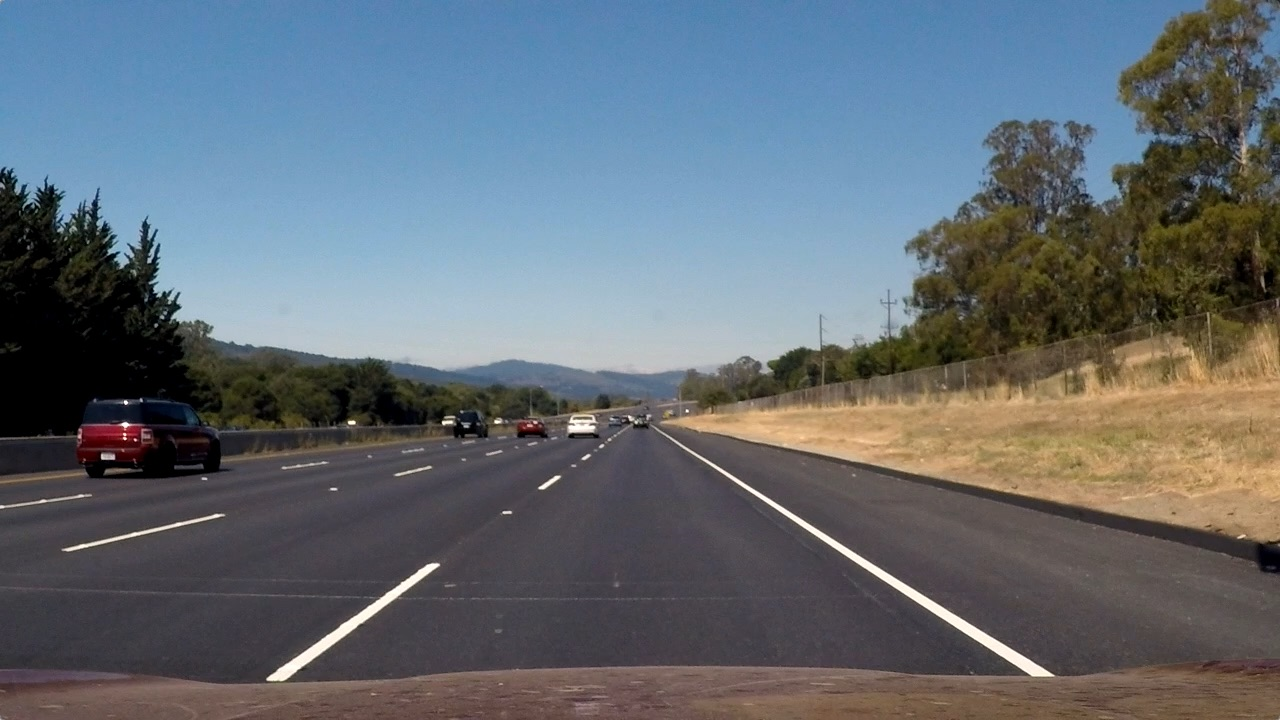
#> input picture image4.jpg, 1280 x 720 px
$ python kod.py
#> lines starting #> are read from the running program, lines starting #| are printed output that depends on the picture; after the words box and inside, x2 and y2 are one past the last pixel; in counts of white or black regions, pixels touching at a corner belong together; long printed decimals are rounded
import cv2
import numpy as np

def serit_filtresi(giris_resim, tau):

    # Çıkış resmini oluştur
    cikis_resim = np.zeros_like(giris_resim, dtype=np.uint8)

    # Şerit filtresini uygula
    satir, sutun = v_kanali.shape
    for i in range(tau, satir - tau):
        for j in range(tau, sutun - tau):
            # Denklemi uygula
            deger = 2 * v_kanali[i, j] - (v_kanali[i - tau, j] + v_kanali[i + tau, j]) - abs(v_kanali[i - tau, j] - v_kanali[i + tau, j])

            # Çıkış resmini güncelle
            cikis_resim[i, j] = np.clip(deger, 0, 255)

    return cikis_resim

def extend_line(rho, theta, length_factor):
    a = np.cos(theta)
    b = np.sin(theta)
    x0 = a * rho
    y0 = b * rho
    x1 = int(x0 - length_factor * (-b))
    y1 = int(y0 - length_factor * (a))
    x2 = int(x0 + length_factor * (-b))
    y2 = int(y0 + length_factor * (a))
    return x1, y1, x2, y2


# Giriş resmini yükle
giris_resim = cv2.imread('image4.jpg')
#> giris_resim is the input picture: shape (720, 1280, 3); mean B, G, R 115.1, 107.7, 99.4

# Giriş resmini HSV uzayına dönüştür
hsv_resim = cv2.cvtColor(giris_resim, cv2.COLOR_BGR2HSV)
#> hsv_resim: shape (720, 1280, 3); mean H, S, V 81.6, 75.9, 127.4

# V (Value) kanalını al
v_kanali = hsv_resim[:, :, 2]
cv2.imshow("hsv uzayi",v_kanali)

##### Şerit filtresini uygula #####
tau = 0  # Şerit kalınlığı
cikis_resim = serit_filtresi(v_kanali, tau)
#> after the loop in serit_filtresi, `for i in range(tau, satir - tau):`:
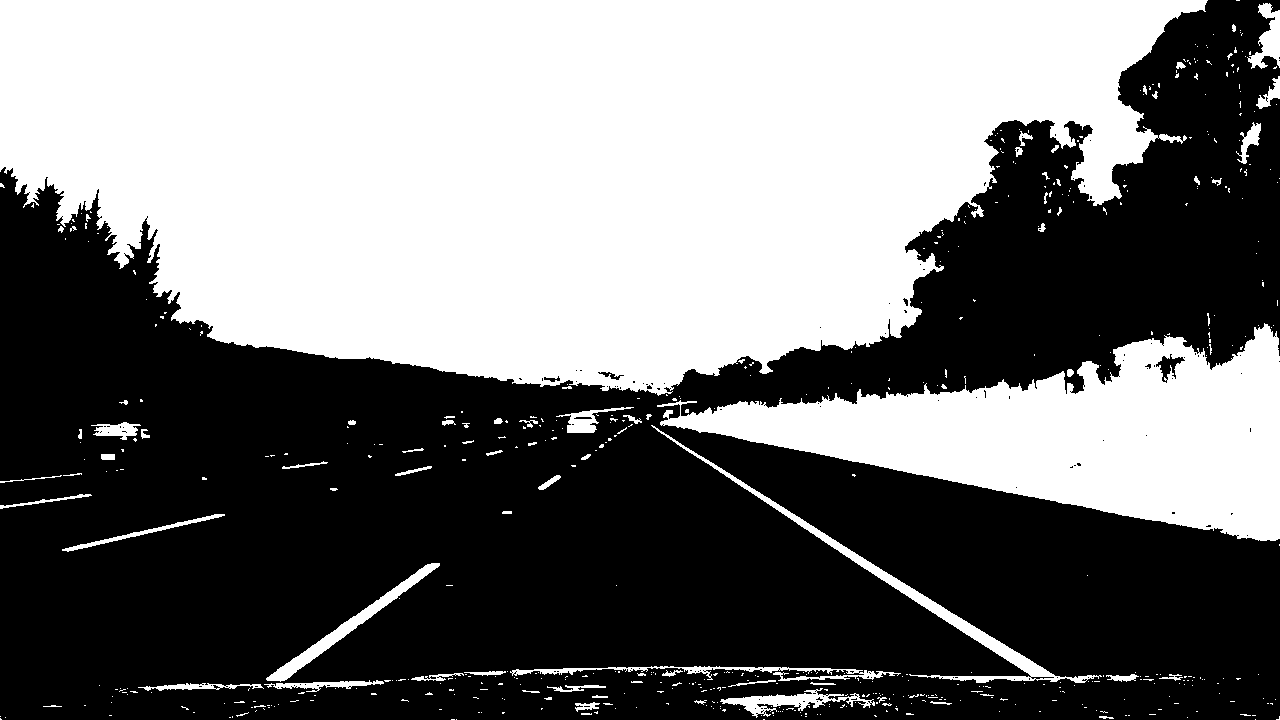
#> cikis_resim: shape (720, 1280); 46.6% white; 571 white regions (494 under 20 px), largest, box (x1, y1, x2, y2) and area: (0, 0, 1208, 396) 347149, (657, 323, 1280, 541) 63275, (651, 425, 1102, 683) 4237

cv2.imshow("serit filteresi",cikis_resim)

# Otsu eşikleme yöntemi ile eşik değerini bul
_, otsu_image = cv2.threshold(cikis_resim, 0, 255, cv2.THRESH_BINARY + cv2.THRESH_OTSU)

cv2.imshow("otsu",otsu_image)
######## Hough dönüşümü ile çizgileri belirleme #######

# Hough dönüşümü uygula
kenarlar = cv2.Canny(otsu_image, 50, 150)
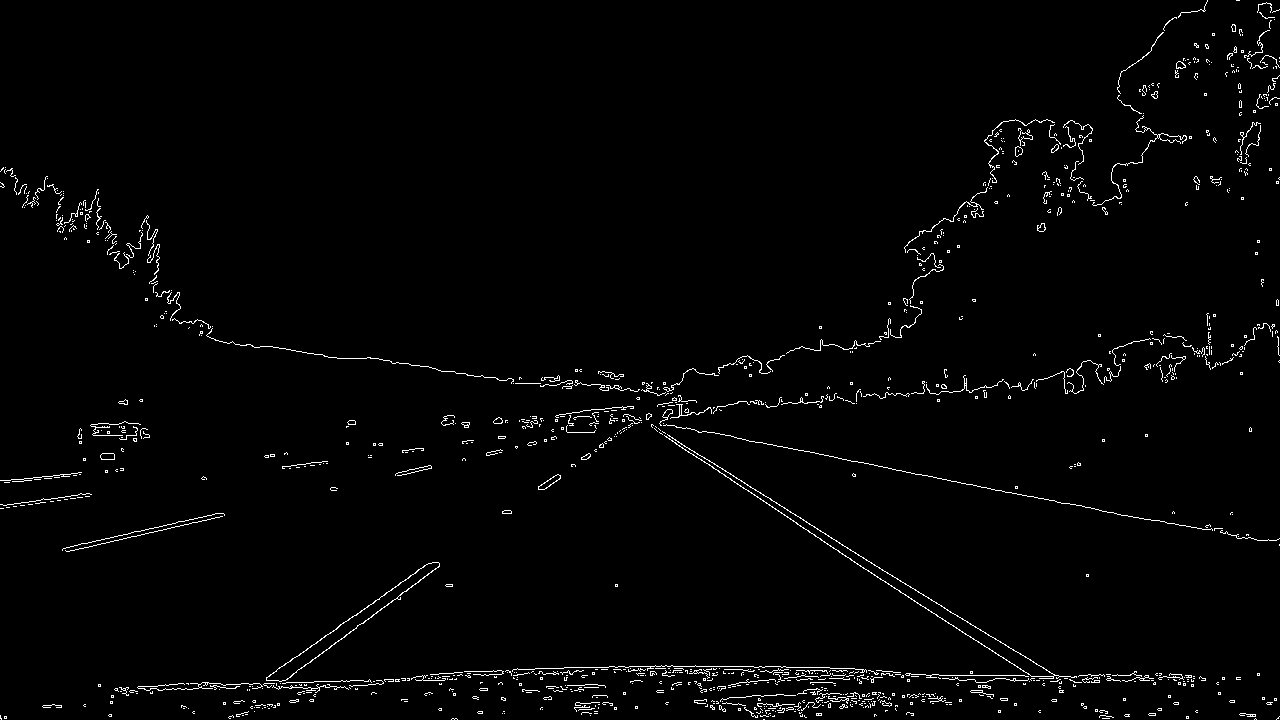
#> kenarlar: shape (720, 1280); 1.8% white in thin lines or dots


# Belirli açı (55.5 ve 40.5) için Hough dönüşümü uygula

lines = cv2.HoughLines(kenarlar, 1, np.deg2rad(55.5) , threshold=100)
#> lines = [[708, 0.969]]

# Hough dönüşümü sonuçlarını çiz
sonuc_resim = np.copy(giris_resim)
for line in lines:
    rho, theta = line[0]
    a = np.cos(theta)
    b = np.sin(theta)
    x0 = a * rho
    y0 = b * rho

    x1 = int(x0 + 1000 * (-b))
    y1 = int(y0 + 1000 * (a))
    x2 = int(x0 - 1000 * (-b))
    y2 = int(y0 - 1000 * (a))

    # Çizgileri çiz
    cv2.line(sonuc_resim, (x1, y1), (x2, y2), (0, 0, 255), 2)  # Kırmızı renk
#> this loop made 1 pass
#> (rho, theta, a, b, x0, y0, x1, y1) on pass 1: (708, 0.969, 0.566, 0.824, 401, 583.5, -423, 1149)
#> sonuc_resim: shape (720, 1280, 3); 0.38% of pixels changed, all inside (x1, y1, x2, y2) = (201, 16, 1227, 720)

# İkinci Hough dönüşümü
lines2 = cv2.HoughLines(kenarlar, 1, np.deg2rad(40.5) , threshold=100)
#> lines2 = [[24, 2.12]]

# İkinci Hough dönüşümü sonuçlarını çiz
for line in lines2:
    rho, theta = line[0]
    a = np.cos(theta)
    b = np.sin(theta)
    x0 = a * rho
    y0 = b * rho
    x1 = int(x0 + 1000 * (-b))
    y1 = int(y0 + 1000 * (a))
    x2 = int(x0 - 1000 * (-b))
    y2 = int(y0 - 1000 * (a))

    # Çizgileri çiz
    cv2.line(sonuc_resim, (x1, y1), (x2, y2), (0, 255, 0), 2)  # Yeşil renk
#> this loop made 1 pass
#> (rho, theta, a, b, x0, y0, x1, y1) on pass 1: (24, 2.12, -0.522, 0.853, -12.54, 20.46, -865, -502)
#> sonuc_resim: shape (720, 1280, 3); mean B, G, R 114.1, 107.5, 99.5

cv2.imshow('seritcizgi', sonuc_resim)

##### UFUK NOKTASI BULMA ######
# İki çizginin kesişim noktasını bul
rho1, theta1 = lines[0][0]
#> rho1 = 708; theta1 = 0.969
rho2, theta2 = lines2[0][0]
#> rho2 = 24; theta2 = 2.12
A = np.array([[np.cos(theta1), np.sin(theta1)], [np.cos(theta2), np.sin(theta2)]])
#> A = [[0.566, 0.824], [-0.522, 0.853]]
b = np.array([rho1, rho2])
#> b = [708, 24]
kesisim_noktasi = np.linalg.solve(A, b)
#> kesisim_noktasi = [639.1, 419.8]

# Kesişim noktasını işaretle
cv2.circle(sonuc_resim, (int(kesisim_noktasi[0]), int(kesisim_noktasi[1])), 10, (255, 255, 255), -1)
#> sonuc_resim: shape (720, 1280, 3); mean B, G, R 114.1, 107.5, 99.5


######### Cizgileri uzat ######
extended_lines = []
for line in lines:
    rho, theta = line[0]
    x1, y1, x2, y2 = extend_line(rho, theta, length_factor=1400)
    cv2.line(sonuc_resim, (x1, y1), (x2, y2), (0, 0, 255), 2)
    extended_lines.append((rho, theta))
#> this loop made 1 pass
#> (rho, theta, a in extend_line, b in extend_line, x0 in extend_line, y0 in extend_line, x1, y1) on pass 1: (708, 0.969, 0.566, 0.824, 401, 583.5, 1554, -209)
#> sonuc_resim: shape (720, 1280, 3); mean B, G, R 114, 107.4, 99.6
#> after the loop, extended_lines = [(708, 0.969)]

for line in lines2:
    rho, theta = line[0]
    x1, y1, x2, y2 = extend_line(rho, theta, length_factor=1400)
    cv2.line(sonuc_resim, (x1, y1), (x2, y2), (0, 255, 0), 2)
    extended_lines.append((rho, theta))
#> this loop made 1 pass
#> (rho, theta, a in extend_line, b in extend_line, x0 in extend_line, y0 in extend_line, x1, y1) on pass 1: (24, 2.12, -0.522, 0.853, -12.54, 20.46, 1181, 751)
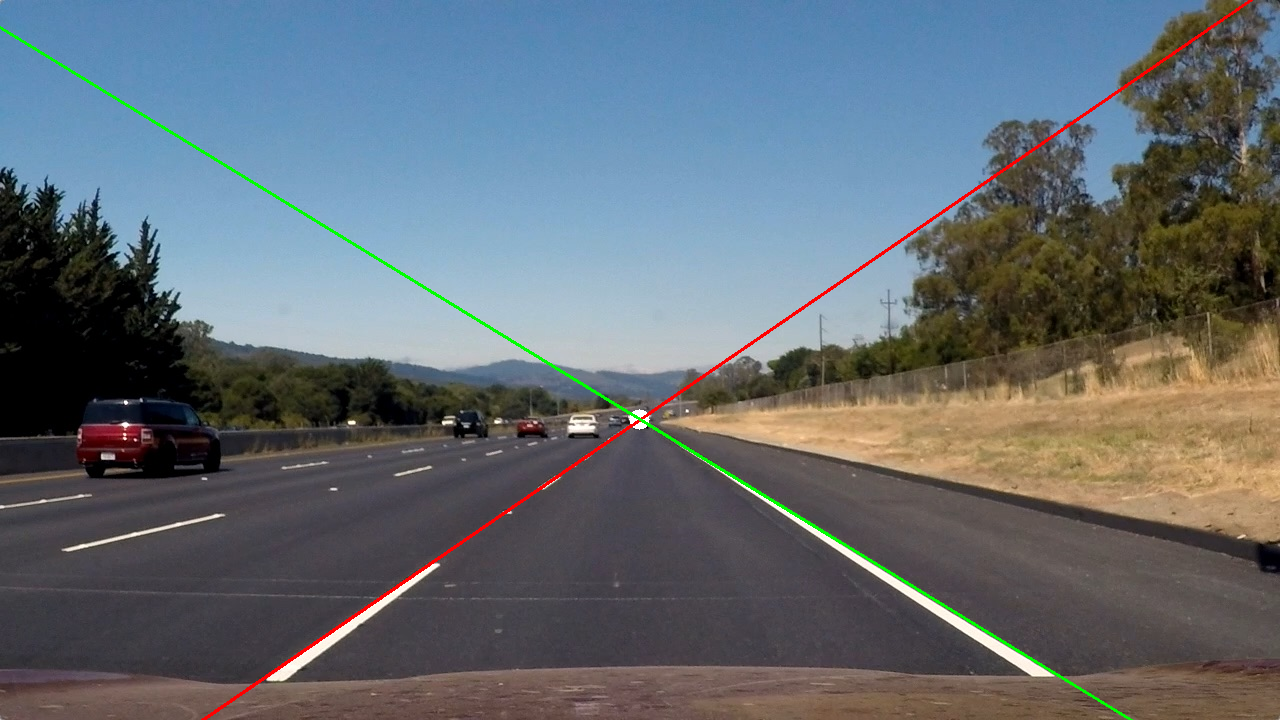
#> sonuc_resim: shape (720, 1280, 3); mean B, G, R 113.9, 107.6, 99.5
#> after the loop, extended_lines = [(708, 0.969), (24, 2.12)]

cv2.imshow('çizgi ve noktalari belirle', sonuc_resim)


# Histogramları oluştur
point_of_intersection = np.array([0.0, 0.0])
for line1, line2 in zip(extended_lines, extended_lines[1:]):
    rho1, theta1 = line1
    rho2, theta2 = line2
    A = np.array([[np.cos(theta1), np.sin(theta1)],
                  [np.cos(theta2), np.sin(theta2)]])
    b = np.array([rho1, rho2])
    intersection = np.linalg.solve(A, b)
    point_of_intersection += intersection
#> this loop made 1 pass
#> (rho1, theta1, rho2, theta2, A, b, point_of_intersection) on pass 1: (708, 0.969, 24, 2.12, [[0.566, 0.824], [-0.522, 0.853]], [708, 24], [639.1, 419.8])

hist1 = cv2.calcHist([cikis_resim], [0], None, [256], [0, 256])
#> hist1 = 256 values, max 491987 at index 0, min 0 at index 1, mean 3600
hist2 = cv2.calcHist([sonuc_resim], [0], None, [256], [0, 256])
#> hist2 = 256 values, max 29909 at index 0, min 0 at index 249, mean 3600

# Histogramları normalize et
cv2.normalize(hist1, hist1, alpha=0, beta=1, norm_type=cv2.NORM_MINMAX)
cv2.normalize(hist2, hist2, alpha=0, beta=1, norm_type=cv2.NORM_MINMAX)

# Bhattacharyya uzaklığını hesapla
bhattacharyya_distance = cv2.compareHist(hist1, hist2, cv2.HISTCMP_BHATTACHARYYA)
#> bhattacharyya_distance = 0.926

# Konsola Bhattacharyya uzaklığını yazdır
print(f"Bhattacharyya Uzaklığı: {bhattacharyya_distance}")
#| Bhattacharyya Uzaklığı: 0.9262

# Bhattacharyya uzaklığına göre çizgiyi doldur
if bhattacharyya_distance > 0.7:
    # İlk çizginin uzantısının altındaki bölgeyi doldur

    for line in lines2:
        rho, theta = line[0]
        a = np.cos(theta)
        b = np.sin(theta)
        x1, y1, x2, y2 = extend_line(rho, theta, length_factor=1400)
        cv2.fillPoly(sonuc_resim, [
            np.array([[x1 - 60, 720], [1410 + x2, 720], [int(kesisim_noktasi[0]), int(kesisim_noktasi[1])]])],
                     (0, 255, 0))
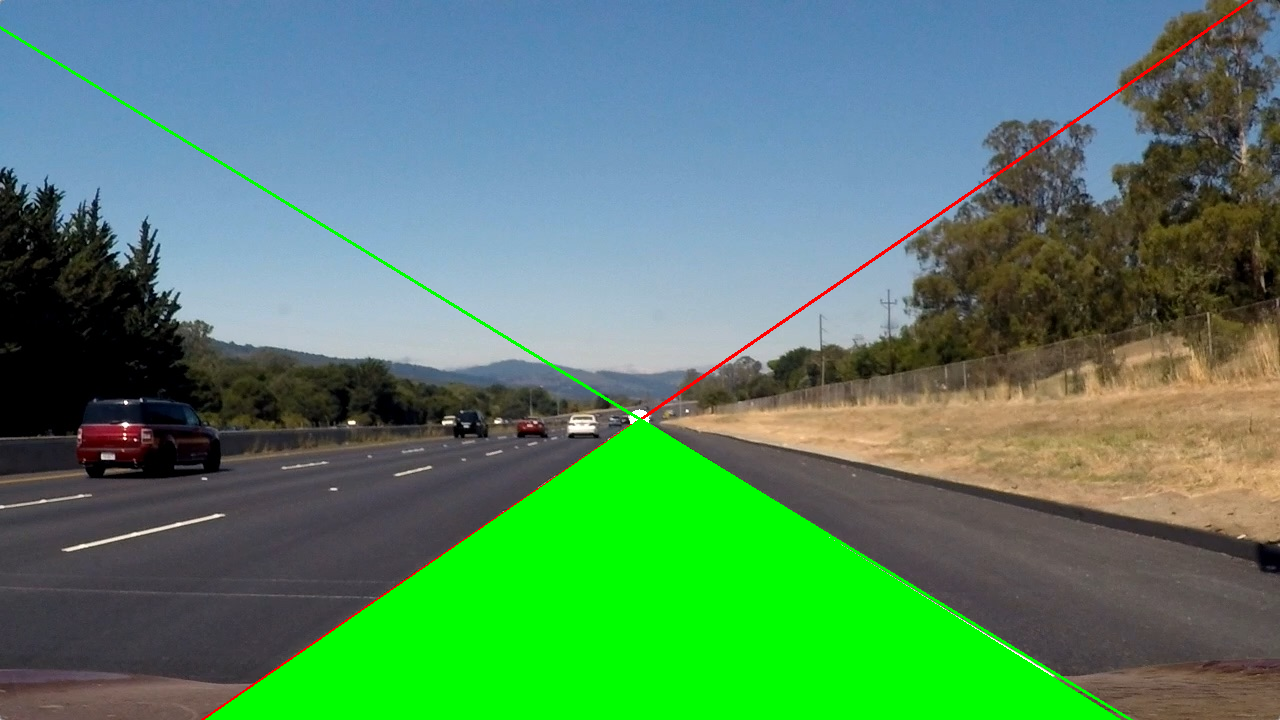
#> sonuc_resim: shape (720, 1280, 3); 14.97% of pixels changed, all inside (x1, y1, x2, y2) = (205, 420, 1121, 720)
# Sonucu göster
cv2.imshow('yolu doldur', sonuc_resim)


cv2.waitKey(0)
cv2.destroyAllWindows()
